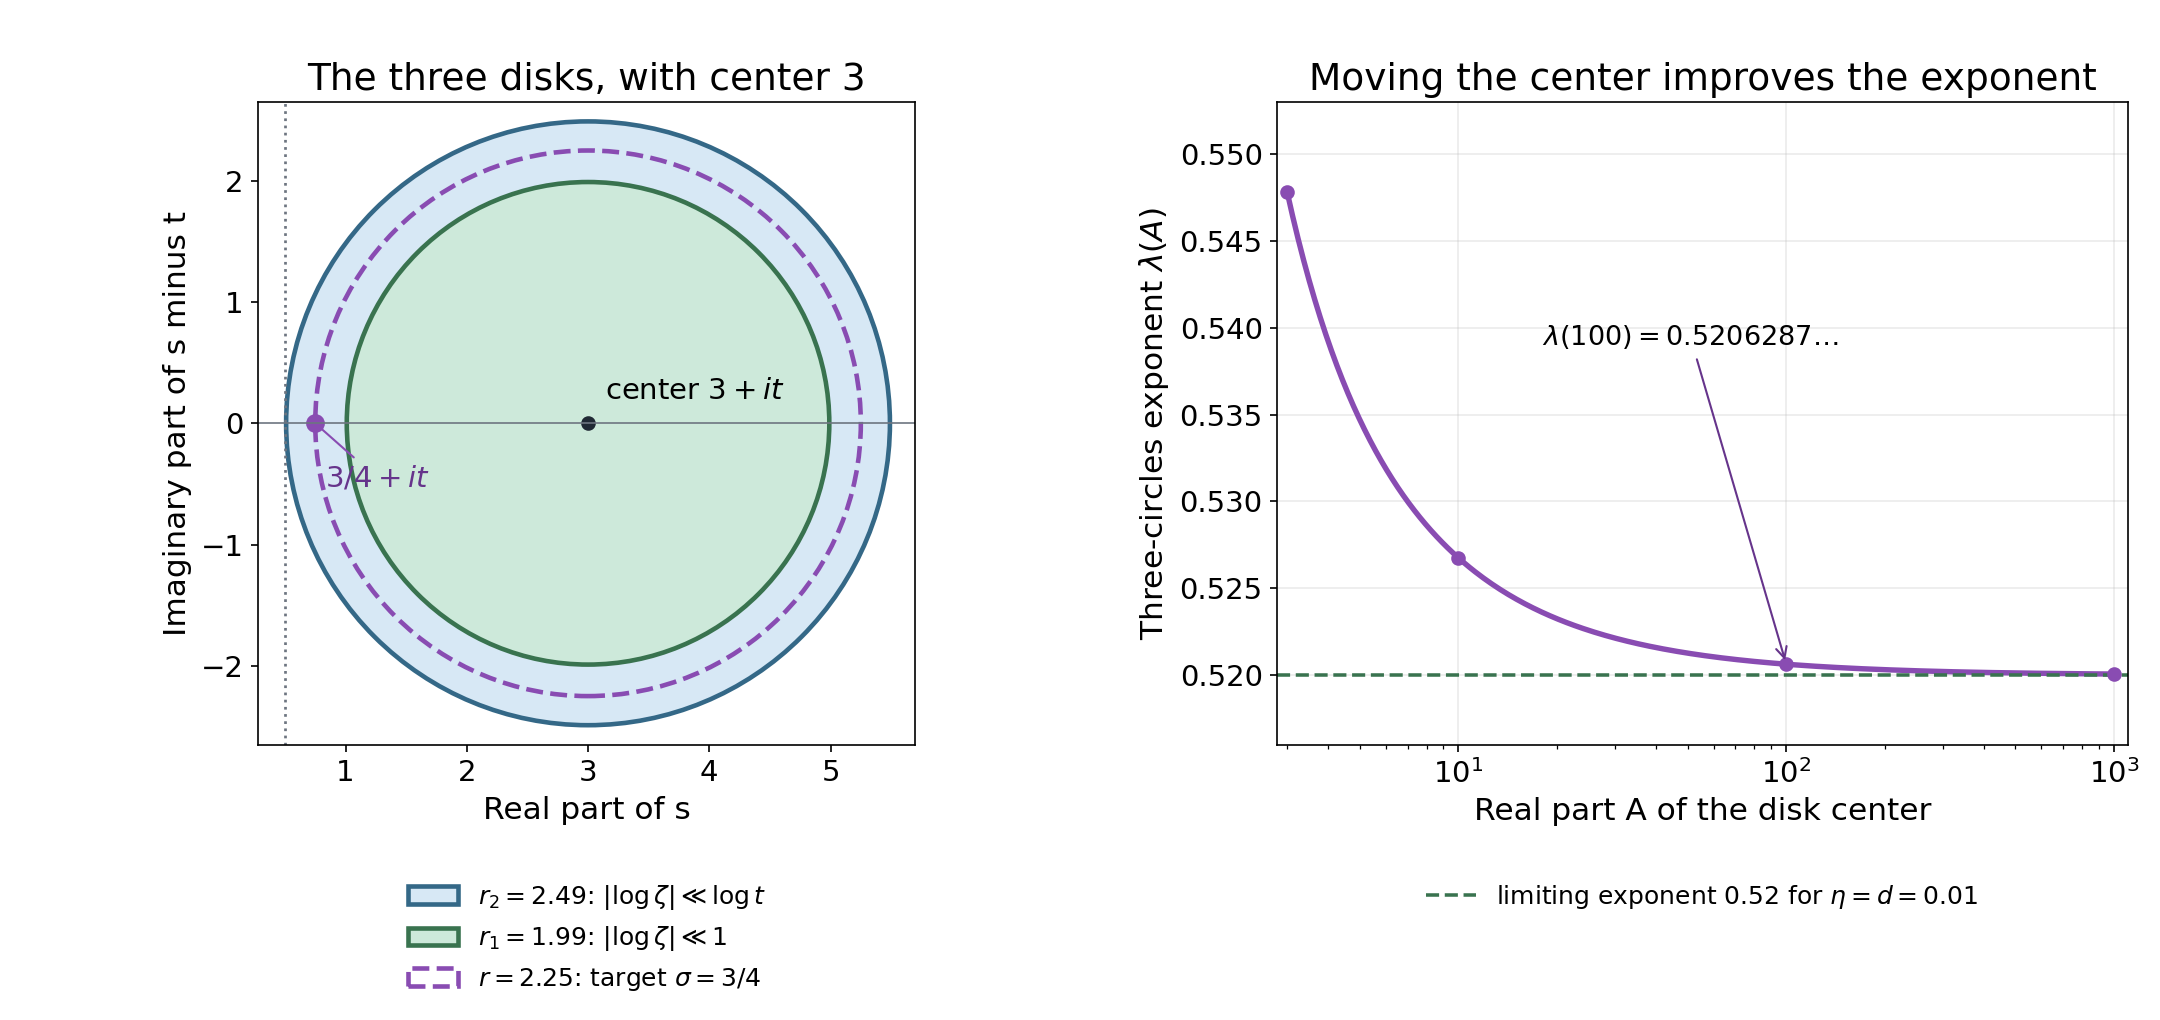

Source code (Python):
"""Original CC0 teaching figure. GPT-6.1 Sol, Codex, Ultra, October 2026."""
from pathlib import Path
import hashlib
import json
import numpy as np
import mpmath as mp
import matplotlib
matplotlib.use('Agg')
import matplotlib.pyplot as plt
from matplotlib.patches import Circle

ROOT = Path(__file__).resolve().parent
mp.mp.dps = 60
eta = d = mp.mpf('0.01')
sigma = mp.mpf('0.75')

def exponent(center):
    center = mp.mpf(center)
    return mp.log((center-sigma)/(center-1-eta))/mp.log((center-mp.mpf('0.5')-d)/(center-1-eta))

samples = [{'center': str(a), 'lambda': str(exponent(a))} for a in (3, 10, 100, 1000)]
centers = np.geomspace(3, 1000, 300)
values = np.log((centers-.75)/(centers-1.01))/np.log((centers-.51)/(centers-1.01))
check = max(abs(float(exponent(a))-v) for a, v in zip(centers[::30], values[::30]))
assert check < 1e-11
plt.rcParams.update({'font.size': 14, 'axes.titlesize': 18, 'axes.labelsize': 15})
fig, ax = plt.subplots(1, 2, figsize=(14.4, 6.8), gridspec_kw={'width_ratios': [1.05, 1]})
left, right = ax
center = 3
for radius, color, label, fill, style in [
    (2.49, '#d7e8f5', r'$r_2=2.49$: $|\log\zeta|\ll\log t$', True, '-'),
    (1.99, '#cde9da', r'$r_1=1.99$: $|\log\zeta|\ll1$', True, '-'),
    (2.25, '#894cb2', r'$r=2.25$: target $\sigma=3/4$', False, '--'),
]:
    left.add_patch(Circle((center, 0), radius, facecolor=color if fill else 'none',
                          edgecolor='#346887' if fill and radius==2.49 else '#39734f' if fill else color,
                          linewidth=2.2, linestyle=style, label=label))
left.plot([center], [0], 'o', color='#202934')
left.annotate(r'center $3+it$', (center, 0), xytext=(3.14, .2))
left.plot([.75], [0], 'o', color='#894cb2', markersize=8)
left.annotate(r'$3/4+it$', (.75, 0), xytext=(.83, -.52),
              arrowprops={'arrowstyle': '-', 'color': '#894cb2'}, color='#66348b')
left.axvline(.5, color='#6d7580', linestyle=':', linewidth=1.3)
left.axhline(0, color='#6d7580', linewidth=.8)
left.set_xlim(.28, 5.7)
left.set_ylim(-2.65, 2.65)
left.set_aspect('equal')
left.set_xlabel('Real part of s')
left.set_ylabel('Imaginary part of s minus t')
left.set_title('The three disks, with center 3')
left.legend(loc='upper center', bbox_to_anchor=(.5, -.18), fontsize=12, frameon=False)
right.plot(centers, values, color='#894cb2', linewidth=2.6)
right.axhline(.52, color='#39734f', linestyle='--', linewidth=1.7,
              label=r'limiting exponent $0.52$ for $\eta=d=0.01$')
for a in (3, 10, 100, 1000):
    right.plot(a, float(exponent(a)), 'o', color='#894cb2')
right.annotate(r'$\lambda(100)=0.5206287\ldots$', (100, float(exponent(100))),
               xytext=(18, .539), arrowprops={'arrowstyle':'->', 'color':'#66348b'}, fontsize=13)
right.set_xscale('log')
right.set_ylim(.516, .553)
right.set_xlim(2.8, 1100)
right.set_xlabel('Real part A of the disk center')
right.set_ylabel(r'Three-circles exponent $\lambda(A)$')
right.set_title('Moving the center improves the exponent')
right.grid(alpha=.25)
right.legend(loc='upper center', bbox_to_anchor=(.5, -.18), fontsize=12, frameon=False)
fig.subplots_adjust(left=.065, right=.985, top=.9, bottom=.27, wspace=.28)
out = ROOT/'three_circles.png'
fig.savefig(out, dpi=150, facecolor='white')
plt.close(fig)
receipt = {
    'authorship': 'Original CC0 figure and calculation, GPT-6.1 Sol in Codex, Ultra',
    'parameters': {'eta':'0.01', 'd':'0.01', 'sigma':'0.75'},
    'left_geometry': {'center':3, 'r1':1.99, 'r':2.25, 'r2':2.49},
    'samples': samples,
    'limit':str((1+eta-sigma)/(mp.mpf('0.5')+eta-d)),
    'floating_sample_difference_from_60_digits':check,
    'note':'Numerical formula values illustrate the exact proved interpolation exponent; no zeta zero computation or proof by numerical sampling is claimed.',
    'script_sha256':hashlib.sha256(Path(__file__).read_bytes()).hexdigest(),
    'figure_sha256':hashlib.sha256(out.read_bytes()).hexdigest(),
    'versions':{'numpy':np.__version__, 'mpmath':mp.__version__, 'matplotlib':matplotlib.__version__},
}
(ROOT/'three_circles_calculation.json').write_text(json.dumps(receipt, indent=2)+'\n', encoding='utf-8')
print(json.dumps({'samples':samples,'max_difference':check,'figure_sha256':receipt['figure_sha256']},indent=2))
